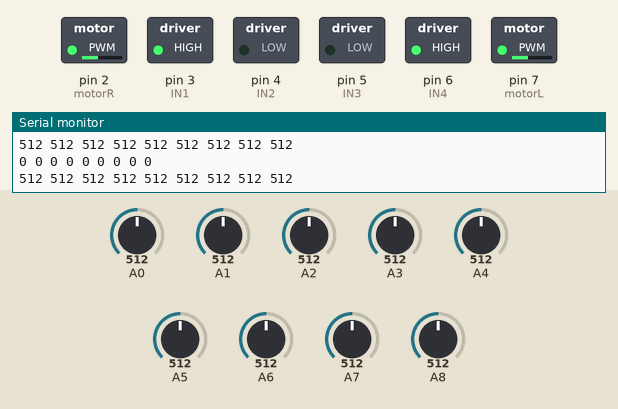
Bench run of a sketch on a simulated Arduino Mega 2560, built with avr-gcc and run on an emulated ATmega2560. On the bench: switched loads named in the sketch (green lamp = pin HIGH), the last lines printed to the serial monitor. Inputs (shaded band) come from the test bench; at power-on: A3 = 512, A0 = 512, A1 = 512, A2 = 512, A4 = 512, A5 = 512, A6 = 512, A7 = 512, A8 = 512.

Above: at 1.2 s.
1.3 s: A3 set to 216
4.3 s: A3 set to 183
At 5.4 s:
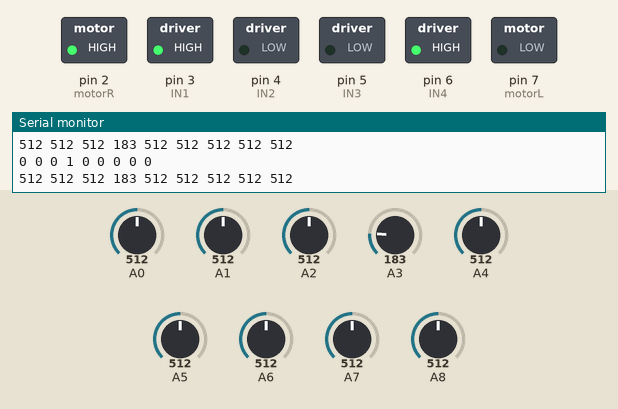
Timing chart, 0 to 7.3 s (numbered marks = the images above; inputs shaded):
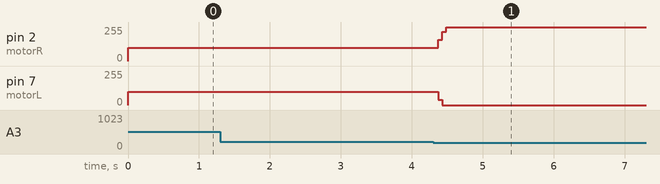

The sketch:

main.ino
```cpp
//MOTORES
int IN1 = 3, IN2 = 4, IN3 = 5, IN4 = 6;

//sensores
boolean s1, s2, s3, s4, s5, s6, s7, s8, s9;

//Motores
int motorR = 2, motorL = 7;

//Constantes PID
float Kp = 20, Ki = 0.3, Kd = 10;

//Variaveis para calcular o PID
float P = 0, I = 0, D = 0, PID = 0;
int erro = 0, erro_antes = 0;

//Identificador de faixa de pedestres
boolean faixa = false;

//Velocidades iniciais dos motores
int speedR = 100, speedL = 100;

void setup() {
    //MOTORES
    pinMode(IN1, OUTPUT);
    pinMode(IN2, OUTPUT);
    pinMode(IN3, OUTPUT);
    pinMode(IN4, OUTPUT);

    Serial.begin(9600);

    //MOTORES SEMPRE ANDAM PARA FRENTE
    digitalWrite(IN1, HIGH);
    digitalWrite(IN2, LOW);
    digitalWrite(IN3, LOW);
    digitalWrite(IN4, HIGH);
}

void loop() {
    readS();
    Serial.print(s1);Serial.print(" ");Serial.print(s2);Serial.print(" ");Serial.print(s3);Serial.print(" ");
    Serial.print(s4);Serial.print(" ");Serial.print(s5);Serial.print(" ");Serial.print(s6);Serial.print(" ");
    Serial.print(s7);Serial.print(" ");Serial.print(s8);Serial.print(" ");Serial.print(s9);Serial.print("\n");
    error();
    sprint();

}
```

crosswalk.ino
```cpp
void faixaPedestre()
{
	readS();
	errorI();
	sprint();
	if ((s5 || s4 || s6) && !s9 && !s1 && !s8 && !s7)
	{
		readS();
		error();
		sprint();
	}
	else if (!s3 && !s4 && !s5 && !s6 && !s7) {
		parar();
		delay(5000);
		analogWrite(motorR, 150);
		analogWrite(motorL, 150);
		delay(1000);
		faixa = false;
	}
}

void parar() {
	analogWrite(motorR, 0);
	analogWrite(motorL, 0);
}
```

roundabout.ino
```cpp
void roundbout()
{

}
```

sensorReader.ino
```cpp
void readS()
{
  int f = 200;
  s1 = analogRead(A0) < f;
  s2 = analogRead(A1) < f;
  s3 = analogRead(A2) < f;
  s4 = analogRead(A3) < f;
  s5 = analogRead(A4) < f;
  s6 = analogRead(A5) < f;
  s7 = analogRead(A6) < f;
  s8 = analogRead(A7) < f;
  s9 = analogRead(A8) < f;
  Serial.print(analogRead(A0));Serial.print(" ");Serial.print(analogRead(A1));Serial.print(" ");Serial.print(analogRead(A2));Serial.print(" ");
  Serial.print(analogRead(A3));Serial.print(" ");Serial.print(analogRead(A4));Serial.print(" ");Serial.print(analogRead(A5));Serial.print(" ");
  Serial.print(analogRead(A6));Serial.print(" ");Serial.print(analogRead(A7));Serial.print(" ");Serial.print(analogRead(A8));Serial.print("\n");
}

void error()
{
  if      ( s1 && !s2 && !s3 && !s4 && !s5 && !s6 && !s7 && !s8 && !s9) {erro = -8;}  // Sensor 1     na linha branca
  else if ( s1 &&  s2 && !s3 && !s4 && !s5 && !s6 && !s7 && !s8 && !s9) {erro = -7;}  // Sensor 1 e 2 na linha branca
  else if (!s1 &&  s2 && !s3 && !s4 && !s5 && !s6 && !s7 && !s8 && !s9) {erro = -6;}  // Sensor 2     na linha branca
  else if (!s1 &&  s2 &&  s3 && !s4 && !s5 && !s6 && !s7 && !s8 && !s9) {erro = -5;}  // Sensor 2 e 3 na linha branca
  else if (!s1 && !s2 &&  s3 && !s4 && !s5 && !s6 && !s7 && !s8 && !s9) {erro = -4;}  // Sensor 3     na linha branca
  else if (!s1 && !s2 &&  s3 &&  s4 && !s5 && !s6 && !s7 && !s8 && !s9) {erro = -3;}  // Sensor 3 e 4 na linha branca
  else if (!s1 && !s2 && !s3 &&  s4 && !s5 && !s6 && !s7 && !s8 && !s9) {erro = -2;}  // Sensor 4     na linha branca
  else if (!s1 && !s2 && !s3 &&  s4 &&  s5 && !s6 && !s7 && !s8 && !s9) {erro = -1;}  // Sensor 4 e 5 na linha branca
  else if (!s1 && !s2 && !s3 && !s4 &&  s5 && !s6 && !s7 && !s8 && !s9) {erro =  0;}  // Sensor 5     na linha branca        POSIÇÃO IDEAL
  else if (!s1 && !s2 && !s3 && !s4 &&  s5 &&  s6 && !s7 && !s8 && !s9) {erro =  1;}  // Sensor 5 e 6 na linha branca
  else if (!s1 && !s2 && !s3 && !s4 && !s5 &&  s6 && !s7 && !s8 && !s9) {erro =  2;}  // Sensor 6     na linha branca
  else if (!s1 && !s2 && !s3 && !s4 && !s5 &&  s6 &&  s7 && !s8 && !s9) {erro =  3;}  // Sensor 6 e 7 na linha branca
  else if (!s1 && !s2 && !s3 && !s4 && !s5 && !s6 &&  s7 && !s8 && !s9) {erro =  4;}  // Sensor 7     na linha branca
  else if (!s1 && !s2 && !s3 && !s4 && !s5 && !s6 &&  s7 &&  s8 && !s9) {erro =  5;}  // Sensor 7 e 8 na linha branca
  else if (!s1 && !s2 && !s3 && !s4 && !s5 && !s6 && !s7 &&  s8 && !s9) {erro =  6;}  // Sensor 8     na linha branca
  else if (!s1 && !s2 && !s3 && !s4 && !s5 && !s6 && !s7 &&  s8 &&  s9) {erro =  7;}  // Sensor 8 e 9 na linha branca
  else if (!s1 && !s2 && !s3 && !s4 && !s5 && !s6 && !s7 && !s8 &&  s9) {erro =  8;}  // Sensor 9     na linha branca
}

void errorI()
{
  if      (!s1 &&  s2 &&  s3 &&  s4 &&  s5 &&  s6 &&  s7 &&  s8 &&  s9) {erro = -8;}  // Sensor 1     na linha branca
  else if (!s1 && !s2 &&  s3 &&  s4 &&  s5 &&  s6 &&  s7 &&  s8 &&  s9) {erro = -7;}  // Sensor 1 e 2 na linha branca
  else if ( s1 && !s2 &&  s3 &&  s4 &&  s5 &&  s6 &&  s7 &&  s8 &&  s9) {erro = -6;}  // Sensor 2     na linha branca
  else if ( s1 && !s2 && !s3 &&  s4 &&  s5 &&  s6 &&  s7 &&  s8 &&  s9) {erro = -5;}  // Sensor 2 e 3 na linha branca
  else if ( s1 &&  s2 && !s3 &&  s4 &&  s5 &&  s6 &&  s7 &&  s8 &&  s9) {erro = -4;}  // Sensor 3     na linha branca
  else if ( s1 &&  s2 && !s3 && !s4 &&  s5 &&  s6 &&  s7 &&  s8 &&  s9) {erro = -3;}  // Sensor 3 e 4 na linha branca
  else if ( s1 &&  s2 &&  s3 && !s4 &&  s5 &&  s6 &&  s7 &&  s8 &&  s9) {erro = -2;}  // Sensor 4     na linha branca
  else if ( s1 &&  s2 &&  s3 && !s4 && !s5 &&  s6 &&  s7 &&  s8 &&  s9) {erro = -1;}  // Sensor 4 e 5 na linha branca
  else if ( s1 &&  s2 &&  s3 &&  s4 && !s5 &&  s6 &&  s7 &&  s8 &&  s9) {erro =  0;}  // Sensor 5     na linha branca        POSIÇÃO IDEAL
  else if ( s1 &&  s2 &&  s3 &&  s4 && !s5 && !s6 &&  s7 &&  s8 &&  s9) {erro =  1;}  // Sensor 5 e 6 na linha brancas
  else if ( s1 &&  s2 &&  s3 &&  s4 &&  s5 && !s6 &&  s7 &&  s8 &&  s9) {erro =  2;}  // Sensor 6     na linha branca
  else if ( s1 &&  s2 &&  s3 &&  s4 &&  s5 && !s6 && !s7 &&  s8 &&  s9) {erro =  3;}  // Sensor 6 e 7 na linha branca
  else if ( s1 &&  s2 &&  s3 &&  s4 &&  s5 &&  s6 && !s7 &&  s8 &&  s9) {erro =  4;}  // Sensor 7     na linha branca
  else if ( s1 &&  s2 &&  s3 &&  s4 &&  s5 &&  s6 && !s7 && !s8 &&  s9) {erro =  5;}  // Sensor 7 e 8 na linha branca
  else if ( s1 &&  s2 &&  s3 &&  s4 &&  s5 &&  s6 &&  s7 && !s8 &&  s9) {erro =  6;}  // Sensor 8     na linha branca
  else if ( s1 &&  s2 &&  s3 &&  s4 &&  s5 &&  s6 &&  s7 && !s8 && !s9) {erro =  7;}  // Sensor 8 e 9 na linha branca
  else if ( s1 &&  s2 &&  s3 &&  s4 &&  s5 &&  s6 &&  s7 &&  s8 && !s9) {erro =  8;}  // Sensor 9     na linha branca
}


void sprint ()
{
  P = erro;
  I = I + erro;
  D = erro - erro_antes;
  PID = (Kp * P) + (Kd * D) + (Ki * I);

  speedL += PID;
  speedR -= PID;

  if(speedR < 0)
    speedR = 0;
  else if(speedR > 255)
    speedR = 255;
  if(speedL < 0)
    speedL = 0;
  else if(speedL > 255)
    speedL = 255;

  analogWrite(motorR, speedR);
  analogWrite(motorL, speedL);
}

void desafios(){
  if((!s5 || !s4|| !s6) && s9 && s1 && s8 && s7 && (faixa == false)){
    faixa = true;
    while(faixa == true)
      faixaPedestre();
  }
}
```

Measured:
- the behaviour switches between 200 and 199 on A3 (found by bisection; images 0 and 1)
- after the input at 4.3 s, pin 2 (motorR): 100/255 → 255/255 after 0.07 s; pin 7 (motorL): 100/255 → 0/255 after 0.07 s
